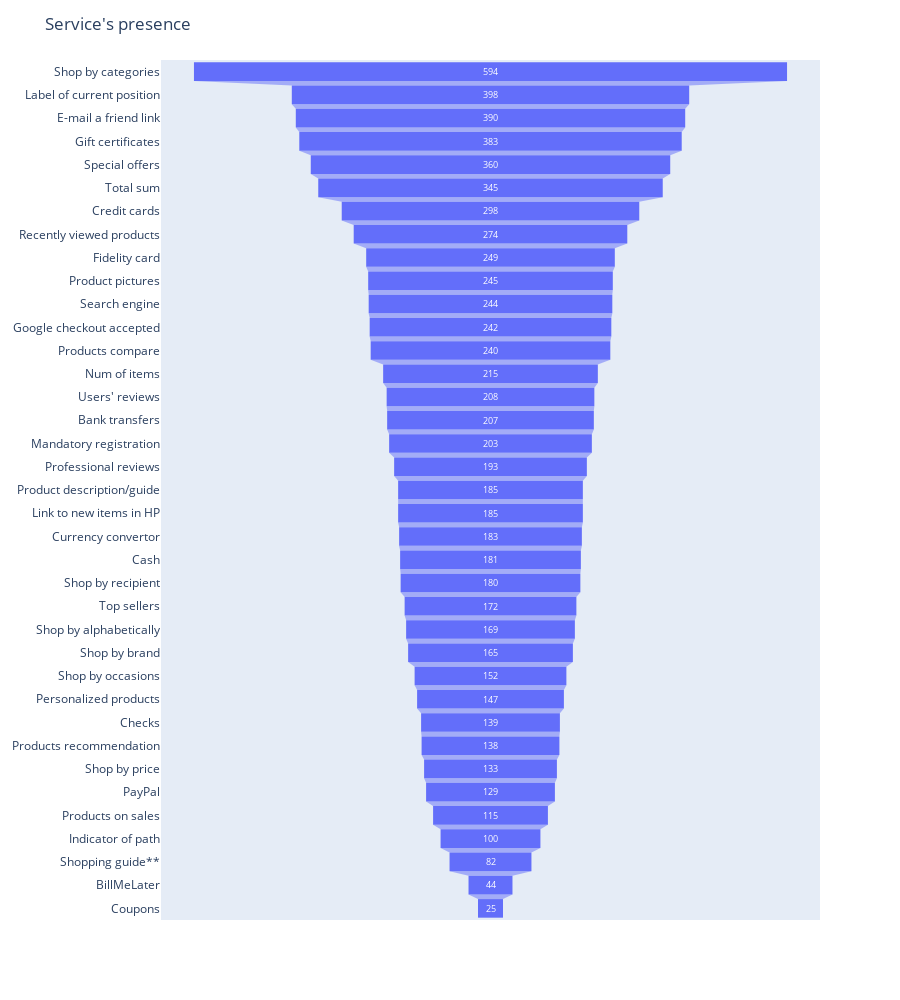
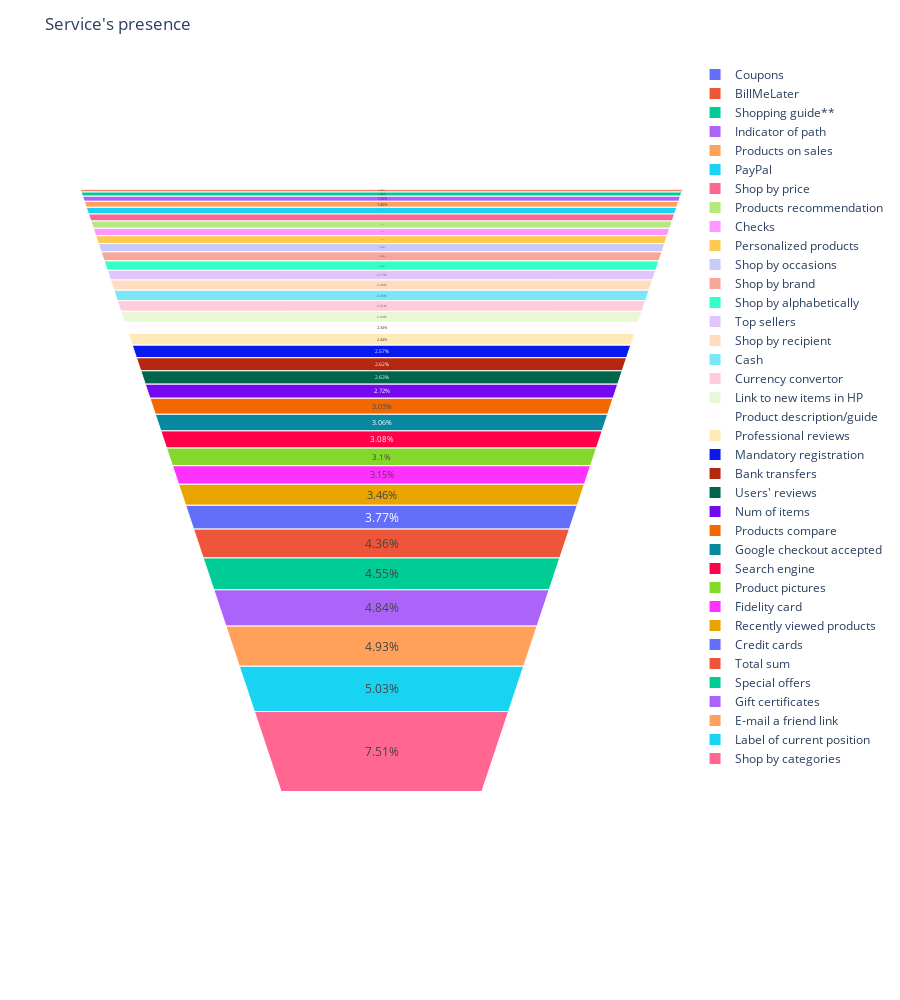

Notebook code cell kept with these figures, in order:
### Code cell
# Funnel grafico presenza del servizio
fig_funnel = px.funnel(conteggi_sellers_sorted_decr, y='Type', x="Service's presence")
fig_funnel.update_layout(title_text="Service's presence", yaxis_title=None, height = 1000)
fig_funnel_area = px.funnel_area(conteggi_sellers_sorted_crex, names='Type', values="Service's presence")
fig_funnel_area.update_layout(title_text="Service's presence", yaxis_title=None, height = 1000)
fig_funnel.show()
fig_funnel_area.show()

### Figure 1 — Plotly figure (JSON) as saved in the notebook; plotly's stock layout.template omitted (floating-point values rounded to 4 significant figures)
{"data": [{"hovertemplate": "Service's presence=%{x}<br>Type=%{y}<extra></extra>", "legendgroup": "", "marker": {"color": "#636efa"}, "name": "", "orientation": "h", "showlegend": false, "type": "funnel", "x": [594, 398, 390, 383, 360, 345, 298, 274, 249, 245, 244, 242, 240, 215, 208, 207, 203, 193, 185, 185, 183, 181, 180, 172, 169, 165, 152, 147, 139, 138, 133, 129, 115, 100, 82, 44, 25], "xaxis": "x", "y": ["Shop by categories", "Label of current position", "E-mail a friend link", "Gift certificates", "Special offers", "Total sum", "Credit cards", "Recently viewed products", "Fidelity card", "Product pictures", "Search engine", "Google checkout accepted", "Products compare", "Num of items", "Users' reviews", "Bank transfers", "Mandatory registration", "Professional reviews", "Product description/guide", "Link to new items in HP", "Currency convertor", "Cash", "Shop by recipient", "Top sellers", "Shop by alphabetically", "Shop by brand", "Shop by occasions", "Personalized products", "Checks", "Products recommendation", "Shop by price", "PayPal", "Products on sales", "Indicator of path", "Shopping guide**", "BillMeLater", "Coupons"], "yaxis": "y"}], "layout": {"height": 1000, "legend": {"tracegroupgap": 0}, "margin": {"t": 60}, "title": {"text": "Service's presence"}, "xaxis": {"anchor": "y", "domain": [0, 1], "title": {"text": "Service's presence"}}, "yaxis": {"anchor": "x", "domain": [0, 1], "title": {}}}}

### Figure 2 — Plotly figure (JSON) as saved in the notebook; plotly's stock layout.template omitted (floating-point values rounded to 4 significant figures)
{"data": [{"domain": {"x": [0, 1], "y": [0, 1]}, "hovertemplate": "Type=%{label}<br>Service's presence=%{value}<extra></extra>", "labels": ["Coupons", "BillMeLater", "Shopping guide**", "Indicator of path", "Products on sales", "PayPal", "Shop by price", "Products recommendation", "Checks", "Personalized products", "Shop by occasions", "Shop by brand", "Shop by alphabetically", "Top sellers", "Shop by recipient", "Cash", "Currency convertor", "Link to new items in HP", "Product description/guide", "Professional reviews", "Mandatory registration", "Bank transfers", "Users' reviews", "Num of items", "Products compare", "Google checkout accepted", "Search engine", "Product pictures", "Fidelity card", "Recently viewed products", "Credit cards", "Total sum", "Special offers", "Gift certificates", "E-mail a friend link", "Label of current position", "Shop by categories"], "legendgroup": "", "name": "", "showlegend": true, "type": "funnelarea", "values": [25, 44, 82, 100, 115, 129, 133, 138, 139, 147, 152, 165, 169, 172, 180, 181, 183, 185, 185, 193, 203, 207, 208, 215, 240, 242, 244, 245, 249, 274, 298, 345, 360, 383, 390, 398, 594]}], "layout": {"height": 1000, "legend": {"tracegroupgap": 0}, "margin": {"t": 60}, "title": {"text": "Service's presence"}, "yaxis": {"title": {}}}}
